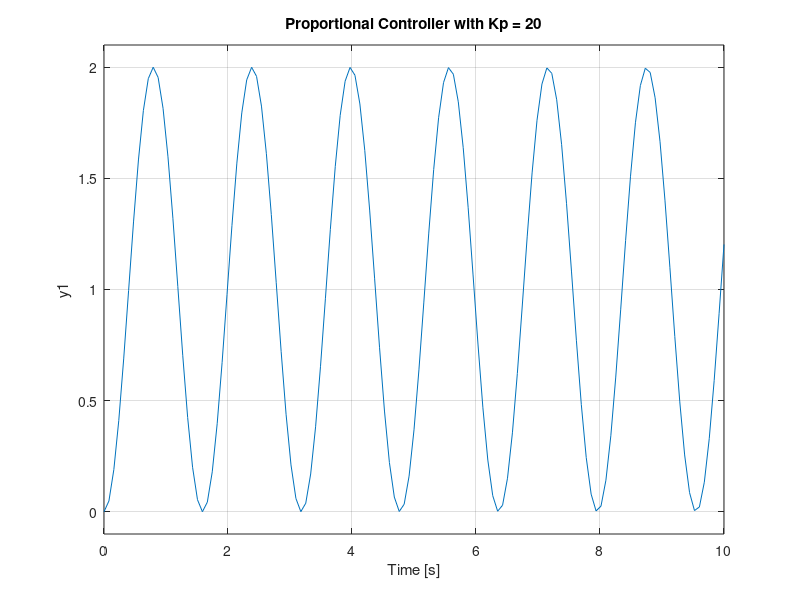

Reproduce this figure in MATLAB. (Note: this script raises an error after producing the figure.)
clc;
clear all;
close all;

%% Question 1

K = 0.7791;  
P = tf(K, [1 0 0]);  

% ----------- Proportional Controller (P) -------------
Kp_values = [5, 10, 20];  
figure;
for i = 1:length(Kp_values)
    Kp = Kp_values(i); 
    C_P = Kp;  
    T_P = feedback(C_P * P, 1);  
    
    
    subplot(3,1,i);
    step(T_P);
    xlim([0, 10]);  
    title(['Proportional Controller with Kp = ', num2str(Kp)]);
end

% ----------- Proportional-Derivative Controller (PD) -------------
Kp = 5;  
Kd_values = [ 5, 10 , 20];  
figure;
for i = 1:length(Kd_values)
    Kd = Kd_values(i);
    C_PD = Kp + Kd * tf([1 0], 1);  
    T_PD = feedback(C_PD * P, 1);  
    
    info_PD = stepinfo(T_PD);
    
    subplot(3,1,i);
    step(T_PD);
    title(['Proportional-Derivative Controller with Kp = ', num2str(Kp), ', Kd = ', num2str(Kd)]);
    
    % performance metrics on the plot
    text(0.1, 0.8, ['Settling Time: ', num2str(info_PD.SettlingTime), ' s'], 'Units', 'normalized');
    text(0.1, 0.7, ['Overshoot: ', num2str(info_PD.Overshoot), ' %'], 'Units', 'normalized');
end

% ----------- Proportional-Integral-Derivative Controller (PID) -------------
Kp = 5;  
Kd = 10;   
Ki_values = [1, 5, 10];  
figure;
for i = 1:length(Kd_values)
    Ki = Ki_values(i);
    C_PID = Kp + Ki * tf(1, [1 0]) + Kd * tf([1 0], 1); 
    T_PID = feedback(C_PID * P, 1); 
    
    info_PID = stepinfo(T_PID);
    
    subplot(3,1,i);
    step(T_PID);
    title(['PID Controller with Kp = ', num2str(Kp), ', Ki = ', num2str(Ki), ', Kd = ', num2str(Kd)]);
    
    % performance metrics on the plot
    text(0.1, 0.8, ['Settling Time: ', num2str(info_PID.SettlingTime), ' s'], 'Units', 'normalized');
    text(0.1, 0.7, ['Overshoot: ', num2str(info_PID.Overshoot), ' %'], 'Units', 'normalized');
end


%% Question 3

K = 0.7791;  
P = tf(K, [1 0 0]);  % P(s) = K / s^2

% Desired target settling time and overshoot
desired_ts = 2.5;  % Desired settling time in seconds
desired_os = 4.5;  % Desired overshoot in percentage

[C_PID, info] = pidtune(P, 'PID', 1/desired_ts);  

disp('Initial Tuned PID Gains:');
disp(['Kp: ', num2str(C_PID.Kp)]);
disp(['Ki: ', num2str(C_PID.Ki)]); 
disp(['Kd: ', num2str(C_PID.Kd)]);

T_PID = feedback(C_PID * P, 1);

Kp = C_PID.Kp; 
Ki = 0;         
Kd = C_PID.Kd;  

overshoot = 10;  
settling_time = 10;  

% Analyze the system response
info = stepinfo(T_PID);
overshoot = info.Overshoot;
settling_time = info.SettlingTime;

while overshoot > desired_os || settling_time > desired_ts

    disp('Current Performance Metrics:');
    disp(['Settling Time (s): ', num2str(settling_time)]);
    disp(['Overshoot (%): ', num2str(overshoot)]);
    
    if overshoot > desired_os
        Kp = Kp * 0.8;  
        Kd = Kd * 1.1;  
    end
    
    if settling_time > desired_ts
        Kp = Kp * 1.2;  
    end
    
    C_PID_manual = pid(Kp, Ki, Kd);
    
    T_PID = feedback(C_PID_manual * P, 1);
    info = stepinfo(T_PID);
    overshoot = info.Overshoot;
    settling_time = info.SettlingTime;
end

% Final results
disp('Final Performance Metrics:');
disp(['Overshoot (%): ', num2str(overshoot)]);
disp(['Settling Time (s): ', num2str(settling_time)]);
disp('Final Tuned PID Gains:');
disp(['Kp: ', num2str(Kp)]);
disp(['Ki: ', num2str(Ki)]);
disp(['Kd: ', num2str(Kd)]);

figure;
step(T_PID);
title('Step Response with PID Controller Meeting Criteria');
grid on;